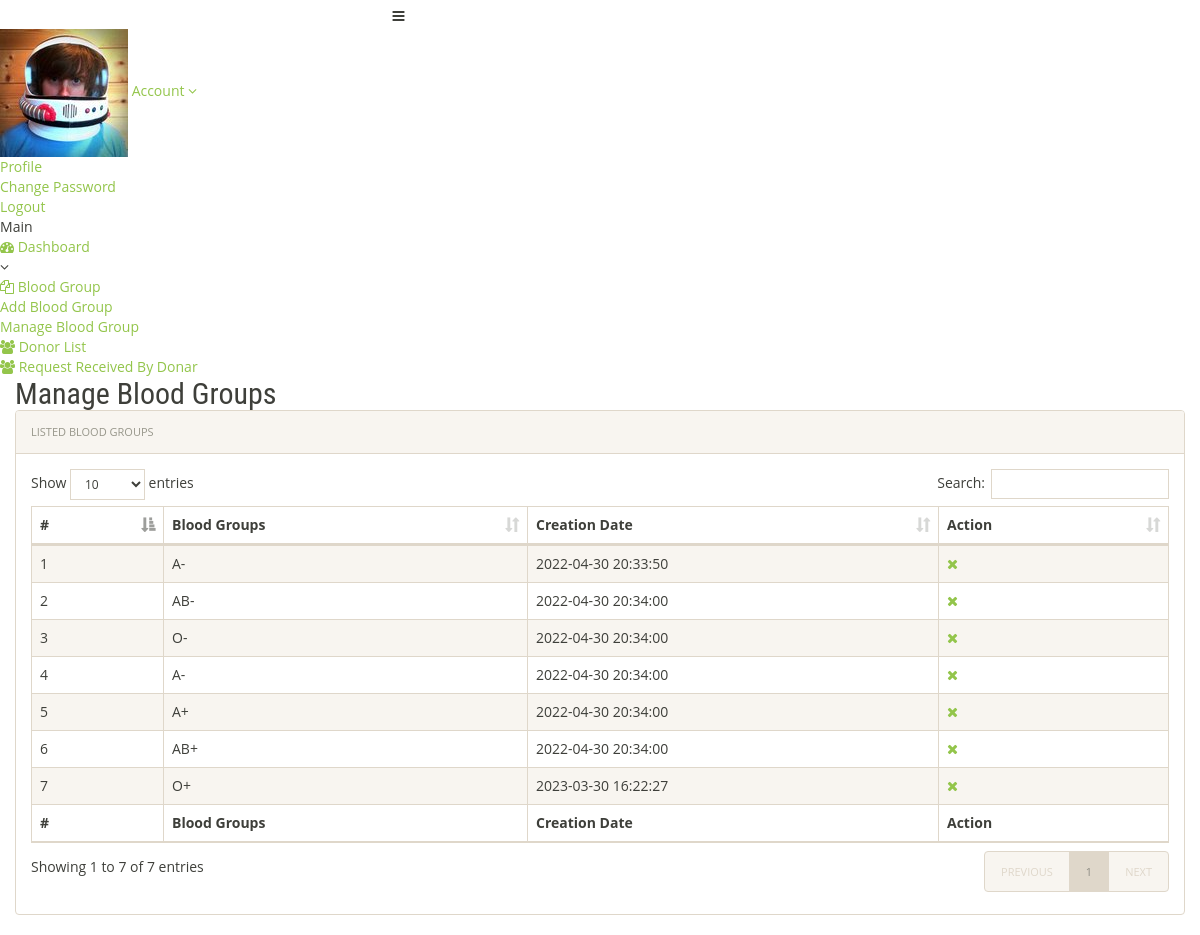
Screenshot of /admin/manage-bloodgroup.php (signed in) with the database file from the repository.
### tables this page shows
CREATE TABLE `tblbloodgroup` (
  `id` int(11) NOT NULL,
  `BloodGroup` varchar(20) DEFAULT NULL,
  `PostingDate` timestamp NOT NULL DEFAULT current_timestamp()
);

### admin/manage-bloodgroup.php (the view, shortened to what this page needs)
<?php
include('includes/config.php');
if(strlen($_SESSION['alogin'])==0)
	{
header('location:index.php');
}
else{
 ?>
<!doctype html>
<html lang="en" class="no-js">
<head>
	<link rel="stylesheet" href="css/font-awesome.min.css">
	<link rel="stylesheet" href="css/bootstrap.min.css">
	<link rel="stylesheet" href="css/dataTables.bootstrap.min.css">
	<link rel="stylesheet" href="css/bootstrap-social.css">
	<link rel="stylesheet" href="css/bootstrap-select.css">
	<link rel="stylesheet" href="css/fileinput.min.css">
	<link rel="stylesheet" href="css/awesome-bootstrap-checkbox.css">
	<link rel="stylesheet" href="css/style.css">
</head>
<body>
	<?php include('includes/header.php');?>
	<div class="ts-main-content">
		<?php include('includes/leftbar.php');?>
		<div class="content-wrapper">
			<div class="container-fluid">
				<div class="row">
					<div class="col-md-12">
						<h2 class="page-title">Manage Blood Groups</h2>
						<div class="panel panel-default">
							<div class="panel-heading">Listed  Blood Groups</div>
							<div class="panel-body">
								<table id="zctb" class="display table table-striped table-bordered table-hover" cellspacing="0" width="100%">
									<thead>
										<tr>
										<th>#</th>
												<th>Blood Groups</th>
											<th>Creation Date</th>
											<th>Action</th>
										</tr>
									</thead>
									<tfoot>
										<tr>
										<th>#</th>
											<th>Blood Groups</th>
											<th>Creation Date</th><th>Action</th>
										</tr>
									</tfoot>
									<tbody>
<?php $sql = "SELECT * from  tblbloodgroup ";
$query = $dbh -> prepare($sql);
$query->execute();
$results=$query->fetchAll(PDO::FETCH_OBJ);
$cnt=1;
if($query->rowCount() > 0)
{
foreach($results as $result)
{				?>
										<tr>
											<td><?php echo htmlentities($cnt);?></td>
											<td><?php echo htmlentities($result->BloodGroup);?></td>
											<td><?php echo htmlentities($result->PostingDate);?></td>
<td>
<a href="manage-bloodgroup.php?del=<?php echo $result->id;?>" onclick="return confirm('Do you want to delete');"><i class="fa fa-close"></i></a></td>
										</tr>
										<?php $cnt=$cnt+1; }} ?>
									</tbody>
								</table>
							</div>
						</div>
					</div>
				</div>
			</div>
		</div>
	</div>
</body>
</html>
<?php } ?>

### css/style.css (style rules this page uses)
body { padding: 0; margin: 0; background: #FFF; font-family: 'Open Sans', sans-serif; }
body a { transition: 0.5s all; -webkit-transition: 0.5s all; -moz-transition: 0.5s all; -o-transition: 0.5s all; -ms-transition: 0.5s all; text-decoration: none; }
h1, h2, h3, h4, h5, h6 { margin: 0; padding: 0; font-family: 'Roboto Condensed', sans-serif; }
.fa, .fas, .far, .fal, .fab { display: inline!important; }

### rows the page displays
tblbloodgroup: BloodGroup "A-", PostingDate "2022-04-30 20:33:50"
tblbloodgroup: BloodGroup "AB-", PostingDate "2022-04-30 20:34:00"
tblbloodgroup: BloodGroup "O-", PostingDate "2022-04-30 20:34:00"
tblbloodgroup: BloodGroup "A-", PostingDate "2022-04-30 20:34:00"
tblbloodgroup: BloodGroup "A+", PostingDate "2022-04-30 20:34:00"
tblbloodgroup: BloodGroup "AB+", PostingDate "2022-04-30 20:34:00"
tblbloodgroup: BloodGroup "O+", PostingDate "2023-03-30 16:22:27"
